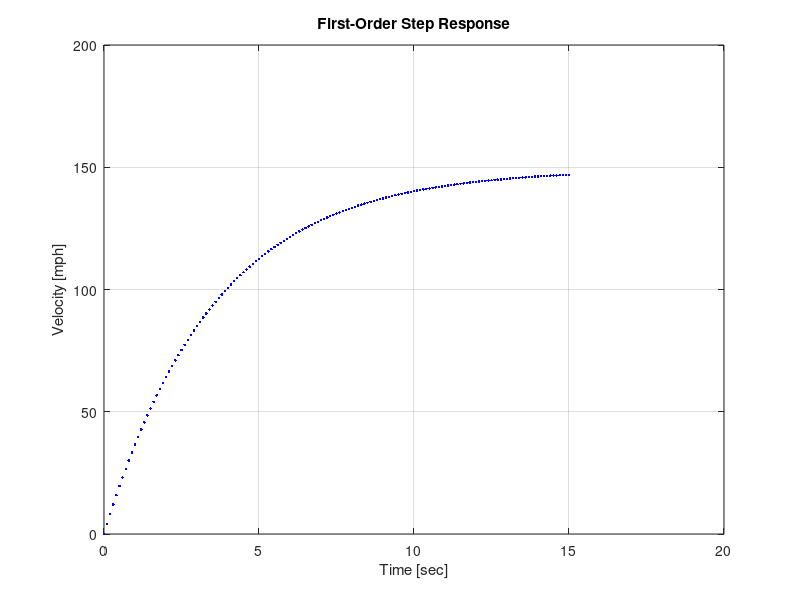

Reproduce this figure in MATLAB.
% Illustration of First-Order LTI Step Response

% Clear all the variables in the workspace
clear;

% System Parameters 
m = 800;       % mass [kg]
b = 225;      % linear drag [Ns/m]
Fstep = 15000;  % amplitude of step force input [N]

% Describe a vector of times for the simulation
dt = 0.1;   % Time step [s]
Tend = 15;  % End of time horizon for simulation [s]
tt = 0:dt:Tend;  

% Analytical Solution
tau = m/b;
% Note that MATLAB can deal with the tt vector in this equation
% and output a vector of velcocities.
Veqn = Fstep/b*(1-exp(-tt/tau));  

% Plot the results
figure(1)
clf()
plot(tt,Veqn/0.447,'b.')
xlabel('Time [sec]')  % Always label the axes and include units!
ylabel('Velocity [mph]')
title('First-Order Step Response')
grid on

